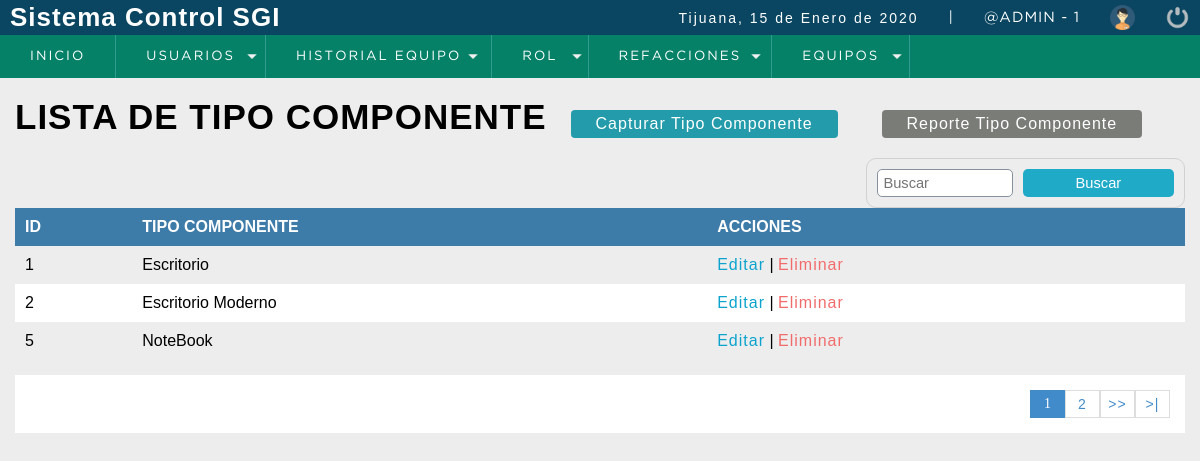
/sistema/listar_tipocomp.php (signed in), run on the app's committed database.
### tables this page shows
CREATE TABLE t_Tipo_Componente
(
  id_tipo_componente INTEGER UNSIGNED PRIMARY KEY AUTO_INCREMENT,
  descripcion VARCHAR(45) NOT NULL
);

### conexion.php (called while the page is built, shortened)
<?php
  class Conexion
  {
    private static $host = 'localhost';
    private static $user = 'servicios';
    private static $password = 'pcnay2003';
    private static $db_name = 'ordenservicios';
    private static $db_charset = 'uft8';
    public $conexion;
    public $query;
    public $rows = array();
    public function db_open()
    {
      $this->conexion = new mysqli(self::$host,
      self::$user,
      self::$password,
      self::$db_name);
      $this->conexion->set_charset(self::$db_charset);
    }
    public function get_query()
    {
      $result = $this->conexion->query($this->query);
      while ($this->rows[] = $result->fetch_assoc() );
      array_pop($this->rows);
      $datos2 = array();
      if (!empty($this->rows))
      {
        foreach ($this->rows as $nombreCampo => $contenidoCampo)
        {
          array_push($datos2,$contenidoCampo);
        }
      }
      return $datos2;
    }
  }
?>

### sistema/listar_tipocomp.php (the view, shortened to what this page needs)
<?php
  include "../conexion.php"
?>
<!DOCTYPE html>
<html lang="en">
<head>
	<?php include "include/scripts.php"; ?>
</head>
<body>
	<?php include "include/header.php" ?>
	<section id="container">
		<h1>LISTA DE TIPO COMPONENTE</h1>
    <a href="registro_tipocomp.php" class="btn_new">Capturar Tipo Componente</a>
    <a href="reporte_tipocomp.php" target="_blank" class="btn_reporte">Reporte Tipo Componente</a>
    <form action="buscar_tipocomp.php" method="get" class="form_search">
      <input type="text" name ="busqueda" id = "busqueda" placeholder = "Buscar" >
      <input type="submit" value="Buscar" class = "btn_search">
    </form>
    <table>
      <tr>
        <th>ID</th>
        <th>TIPO COMPONENTE</th>
        <th>ACCIONES</th>
      </tr>
      <?php
        $conectar = new Conexion();
        $conectar->query = "SELECT COUNT(*) AS total_registro FROM t_Tipo_Componente";
        $datos = $conectar->get_query();
        $total_registro = $datos[0]['total_registro'];
        $por_pagina = 3;
        if (empty ($_GET['pagina']))
        {
          $pagina = 1;
        }
        else
        {
          $pagina = $_GET['pagina'];
        }
        $desde = ($pagina-1)*$por_pagina;
        $total_paginas = ceil($total_registro/$por_pagina);
          $consulta = new Conexion();
          $consulta->query = "SELECT id_tipo_componente,descripcion FROM t_Tipo_Componente ORDER BY descripcion ASC LIMIT $desde,$por_pagina";
          $datos2 = $consulta->get_query();
          for ($n=0;$n<count($datos2);$n++)
          {
       ?>
            <tr>
              <td><?php echo $datos2[$n]['id_tipo_componente']; ?></td>
              <td><?php echo $datos2[$n]['descripcion']; ?></td>
              <td>
                <a class="link_edit" href="editar_tipocomp.php?id=<?php echo $datos2[$n]['id_tipo_componente']; ?>">Editar</a>
                |
                <a class="link_delete" href="eliminar_tipocomp.php?id=<?php echo $datos2[$n]['id_tipo_componente']; ?>">Eliminar</a>
              </td>
            </tr>
      <?php
          }
      ?>
    </table>
    <div class="paginador">
      <ul>
        <?php
          for ($i=1;$i<=$total_paginas;$i++)
          {
            if ($i == $pagina)
            {
              echo '<li class="pageSelected">'.$i.'</li>';
            }
            else
            {
              echo '<li><a href="?pagina='.$i.'">'.$i.'</a></li>';
            }
          }
          if ($pagina != $total_paginas)
          {
        ?>
        <li><a href="?pagina=<?php echo $pagina+1; ?>">>></a></li>
        <li><a href="?pagina=<?php echo $total_paginas; ?>">>|</a></li>
    <?php }?>
      </ul>
    </div>
	</section>
</body>
</html>

### sistema/css/style.css (style rules this page uses)
* { margin: 0; padding: 0; box-sizing: border-box; }
body { background: #ededed; }
h1, h2, h3, h4, h5, h6 { font-family: 'arial'; font-weight: bold; letter-spacing: 1px; }
h1 { font-size: 26px; }
a { text-decoration: none; font-family: arial; letter-spacing: 1px; }
#container { padding: 90px 15px 15px; }
form { background:#FFF; margin:auto; padding:20px 50px; border:1px solid #d1d1d1; }
input, select { display:block; width:100%; font-size:11pt; padding:5px; border:1px solid #85929e; border-radius:5px; }
#container h1 { font-size:35px; display:inline-block; }
.btn_new { display:inline-block; background:#239baa; color:#FFF; padding:5px 25px; border-radius:4px; margin:20px; }
.btn_reporte { display:inline-block; background:#7a7c78; color:#FFF; padding:5px 25px; border-radius:4px; margin:20px; }
table { border-collapse:collapse; font-size:12pt; font-family:'Arial'; width:100%; }
table th { text-align:left; padding:10px; background:#3d7ba8; color:#FFF; }
table tr:nth-child(odd) { background:#FFF; }
table td { padding:10px; }
.link_edit { color:#0ca4ce; }
.link_delete { color:#f26b6b; }
.paginador ul { padding:15px; list-style:none; background:#fff; margin-top:15px; display: -webkit-flex; display: -moz-flex; display: -ms-flex; display: -o-flex; display: flex; justify-content:flex-end; }
.paginador a, .pageSelected { color:#428bca; border:1px solid #ddd; padding:5px; display:inline-block; font-size:14px; text-align:center; width:35px; }
.pageSelected { color:#FFF; background:#428bca; border:1px solid #428bca; }
.form_search { display: -webkit-flex; display: -moz-flex; display: -ms-flex; display: -o-flex; display: flex; float:right; background:initial; padding:10px; border-radius:10px; }
.form_search .btn_search { background:#1faac8; color:#fff; padding:0 20px; border:0; cursor:pointer; margin-left:10px; }

### data on the page
t_tipo_componente: id_tipo_componente "1", descripcion "Escritorio"
t_tipo_componente: id_tipo_componente "2", descripcion "Escritorio Moderno"
t_tipo_componente: id_tipo_componente "5", descripcion "NoteBook"

### other printed values
fechaC() "15 de Enero de 2020"
$_SESSION['usuario'] "@ADMIN"
$_SESSION['id_rol'] "1"
